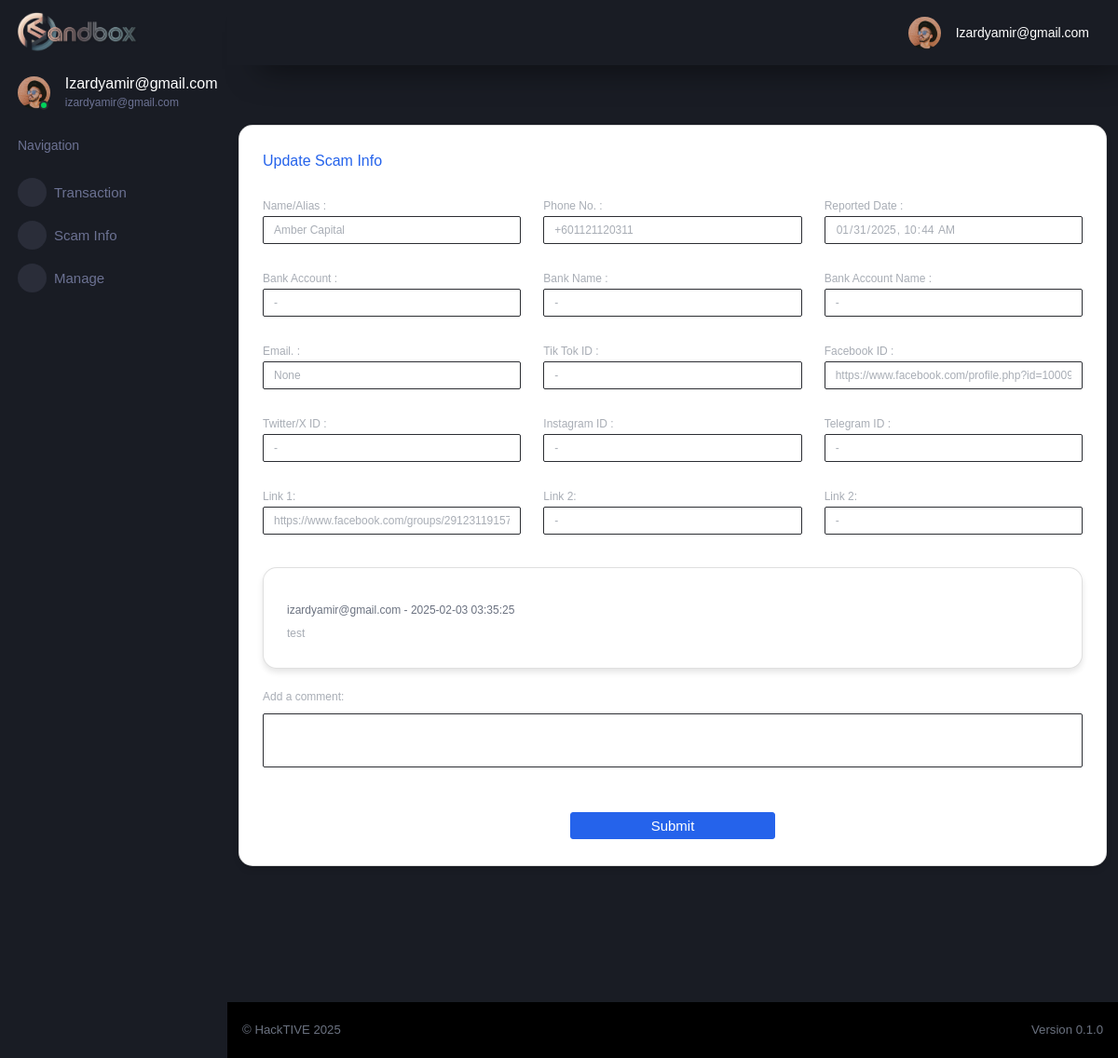
/1/scammer_info (signed in), run on an earlier commit of the app's database.
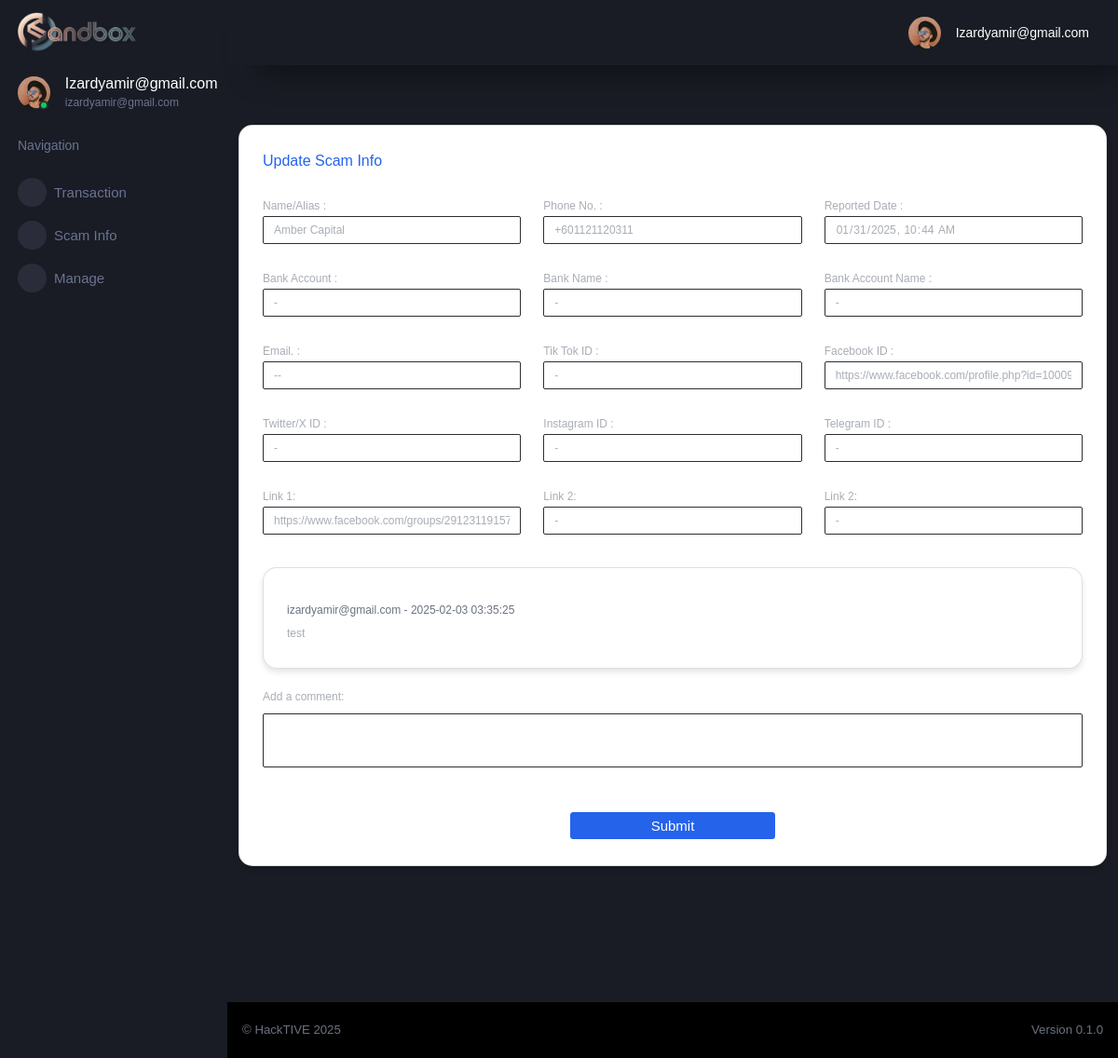
And on a later commit of the database.
### tables this page shows
CREATE TABLE "scammer" (
	"scammerID"	INTEGER NOT NULL,
	"scammerName"	TEXT,
	"phone"	TEXT,
	"platform"	TEXT,
	"reportedDate"	TEXT,
	"recordedDate"	TEXT,
	"bankAccount"	TEXT,
	"bankName"	TEXT,
	"bankAccountName"	TEXT,
	"sourceReport1"	TEXT,
	"sourceReport2"	TEXT,
	"sourceReport3"	TEXT,
	"tiktokID"	TEXT,
	"facebookID"	TEXT,
	"twitterID"	TEXT,
	"instagramID"	TEXT,
	"telegramID"	TEXT,
	"reporterID"	TEXT,
	"email"	TEXT,
	"flagSource"	TEXT,
	PRIMARY KEY("scammerID" AUTOINCREMENT)
);

### flaskr/main.py (the view, shortened to what this page needs)
@bp.route('/<int:id>/scammer_info', methods=('POST', 'GET'))
@login_required
def scammer_info(id):
    db = get_db()
    scammer_info = get_scammer(id)
    comments = db.execute(
        'SELECT user_id, comment, created_at FROM comments WHERE scammer_id = ? ORDER BY created_at DESC',
        (id,)
    ).fetchall()
    return render_template('app/scammer-info.html', scammer_info=scammer_info, comments=comments)

### flaskr/auth.py (called while the page is built)
@bp.before_app_request
def load_logged_in_user():
    user_id = session.get('user_id')
    if user_id is None:
        g.user = None
    else:
        g.user = get_db().execute(
            'SELECT * FROM cif WHERE id = ?', (user_id,)
        ).fetchone()

### flaskr/db.py (called while the page is built)
def get_db():
    if 'db' not in g:
        g.db = sqlite3.connect(
            current_app.config['DATABASE'],
            detect_types=sqlite3.PARSE_DECLTYPES
        )
        g.db.row_factory = sqlite3.Row
    return g.db

### flaskr/main.py (called while the page is built)
def login_required(view):
    @functools.wraps(view)
    def wrapped_view(**kwargs):
        if g.user is None:
            return redirect(url_for('auth.login'))
        return view(**kwargs)
    return wrapped_view

def get_scammer(id):
    scammer = get_db().execute(
        'SELECT *'
        ' FROM scammer'
        ' WHERE scammerID = ?',(id,)
    ).fetchone()
    if scammer is None:
        abort(404, f"Scammer id {id} doesn't exist.")
    return scammer

### flaskr/templates/app/scammer-info.html (shortened to what the changed rows need)
{% extends "/layouts/base.html" %}
{% block content %}
    <div class="container aligned-middle mt-5 overflow-auto"  scrolling="yes" frameborder="0" style=" width: 100%; height: calc(101vh - 66px);  overflow: auto; ">
        <div class="row mt-3">
            <div class="col-md-12 mb-4">
                <div class="card">
                    <div class="card-body">
                        <form action="" method="post">
                            <div class="row mt-3">
                                <div class="col-sm-4 mt-2">
                                     <label for="scammer_name" class="mb-0" style="color: #a8adb5; font-size: 12px">Name/Alias :</label>
                                     <input name="scammer_name" id="scammer_name" type="text" class="form-control bg-white" style="color: #a8adb5; font-size: 12px; height: 30px;" placeholder="scammer name/alias" value="{{request.form['scammer_name'] or scammer_info['scammerName']}}" readonly>
                                </div>
                                <div class="col-sm-4 mt-2">
                                     <label for="phone" class="mb-0" style="color: #a8adb5; font-size: 12px">Phone No. :</label>
                                     <input name="phone" id="phone" type="text" class="form-control bg-white" style="color: #a8adb5; font-size: 12px; height: 30px;" value="{{request.form['phone'] or scammer_info['phone']}}" placeholder="scammer phone no." readonly>
                                </div>
                                <div class="col-sm-4 mt-2">
                                     <label for="reported_date" class="mb-0" style="color: #a8adb5; font-size: 12px">Reported Date :</label>
                                     <input name="reported_date" id="reported_date" type="datetime-local" class="form-control bg-white" style="color: #a8adb5; font-size: 12px; height: 30px;" value="{{scammer_info['reportedDate']}}"  readonly>
                                </div>
                             </div>
                             <div class="row mt-3">
                                 <div class="col-sm-4 mt-2">
                                    <label for="bank_account" class="mb-0" style="color: #a8adb5; font-size: 12px">Bank Account :</label>
                                    <input name="bank_account" id="bank_account" type="text" class="form-control bg-white" style="color: #a8adb5; font-size: 12px; height: 30px;" value="{{request.form['bank_account'] or scammer_info['bankAccount']}}" readonly>
                                 </div>
                                 <div class="col-sm-4 mt-2">
                                     <label for="bank_name" class="mb-0" style="color: #a8adb5; font-size: 12px">Bank Name :</label>
                                     <input name="bank_name" id="bank_name" type="text" class="form-control bg-white" style="color: #a8adb5; font-size: 12px; height: 30px;" value="{{request.form['bank_name'] or scammer_info['bankName']}}" readonly>
                                  </div>
                                  <div class="col-sm-4 mt-2">
                                     <label for="bank_account_name" class="mb-0" style="color: #a8adb5; font-size: 12px">Bank Account Name :</label>
                                     <input name="bank_account_name" id="bank_account_name" type="text" class="form-control bg-white" style="color: #a8adb5; font-size: 12px; height: 30px;" value="{{request.form['bank_account_name'] or scammer_info['bankAccountName']}}" readonly>
                                  </div>
                              </div>
                             <div class="row mt-3">
                                 <div class="col-sm-4 mt-2">
                                     <label for="email" class="mb-0" style="color: #a8adb5; font-size: 12px">Email. :</label>
                                     <input name="email" id="email" type="text" class="form-control bg-white" style="color: #a8adb5; font-size: 12px; height: 30px;" value="{{request.form['email'] or scammer_info['email']}}" readonly>
                                  </div>
                                 <div class="col-sm-4 mt-2">
                                    <label for="tiktok" class="mb-0" style="color: #a8adb5; font-size: 12px">Tik Tok ID :</label>
                                    <input name="tiktok" id="tiktok" type="text" class="form-control bg-white" style="color: #a8adb5; font-size: 12px; height: 30px;" value="{{request.form['tiktok'] or scammer_info['tiktokID']}}" readonly>
                                 </div>
                                 <div class="col-sm-4 mt-2">
                                     <label for="facebook" class="mb-0" style="color: #a8adb5; font-size: 12px">Facebook ID :</label>
                                     <input name="facebook" id="facebook" type="text" class="form-control bg-white" style="color: #a8adb5; font-size: 12px; height: 30px;" value="{{request.form['facebook'] or scammer_info['facebookID']}}" readonly>
                                  </div>
                              </div>
                              <div class="row mt-3">
                                 <div class="col-sm-4 mt-2">
                                    <label for="twitter" class="mb-0" style="color: #a8adb5; font-size: 12px">Twitter/X ID :</label>
                                    <input name="twitter" id="twitter" type="text" class="form-control bg-white" style="color: #a8adb5; font-size: 12px; height: 30px;" value="{{request.form['twitter'] or scammer_info['twitterID']}}" readonly>
                                 </div>
                                 <div class="col-sm-4 mt-2">
                                     <label for="instagram" class="mb-0" style="color: #a8adb5; font-size: 12px">Instagram ID :</label>
                                     <input name="instagram" id="instagram" type="text" class="form-control bg-white" style="color: #a8adb5; font-size: 12px; height: 30px;" value="{{request.form['instagram'] or scammer_info['instagramID']}}" readonly>
                                  </div>
                                  <div class="col-sm-4 mt-2">
                                     <label for="telegram" class="mb-0" style="color: #a8adb5; font-size: 12px">Telegram ID :</label>
                                     <input name="telegram" id="telegram" type="text" class="form-control bg-white" style="color: #a8adb5; font-size: 12px; height: 30px;" value="{{request.form['telegram'] or scammer_info['telegramID']}}" readonly>
                                  </div>
                              </div>
                             <div class="row mt-3">
                                 <div class="col-sm-4 mt-2">
                                      <label for="url_1" class="mb-0" style="color: #a8adb5; font-size: 12px">Link 1:</label>
                                      <input name="url_1" id="url_1" type="text" class="form-control bg-white" style="color: #a8adb5; font-size: 12px; height: 30px;" value="{{request.form['url_1'] or scammer_info['sourceReport1']}}" readonly>
                                  </div>
                                  <div class="col-sm-4 mt-2">
                                     <label for="url_2" class="mb-0" style="color: #a8adb5; font-size: 12px">Link 2:</label>
                                     <input name="url_2" id="url_2" type="text" class="form-control bg-white" style="color: #a8adb5; font-size: 12px; height: 30px;" value="{{request.form['url_2'] or scammer_info['sourceReport2']}}" readonly>
                                 </div>
                                 <div class="col-sm-4 mt-2">
                                     <label for="url_3" class="mb-0" style="color: #a8adb5; font-size: 12px">Link 2:</label>
                                     <input name="url_3" id="url_3" type="text" class="form-control bg-white" style="color: #a8adb5; font-size: 12px; height: 30px;" value="{{request.form['url_3'] or scammer_info['sourceReport3']}}" readonly>
                                 </div>
                              </div>
                        </form>
                    </div>
                </div>
            </div>
        </div>
    </div>
{% endblock content %}

What changed in the data, as far as the page shows it:
changed scammer "Amber Capital": email "None" → "--"
